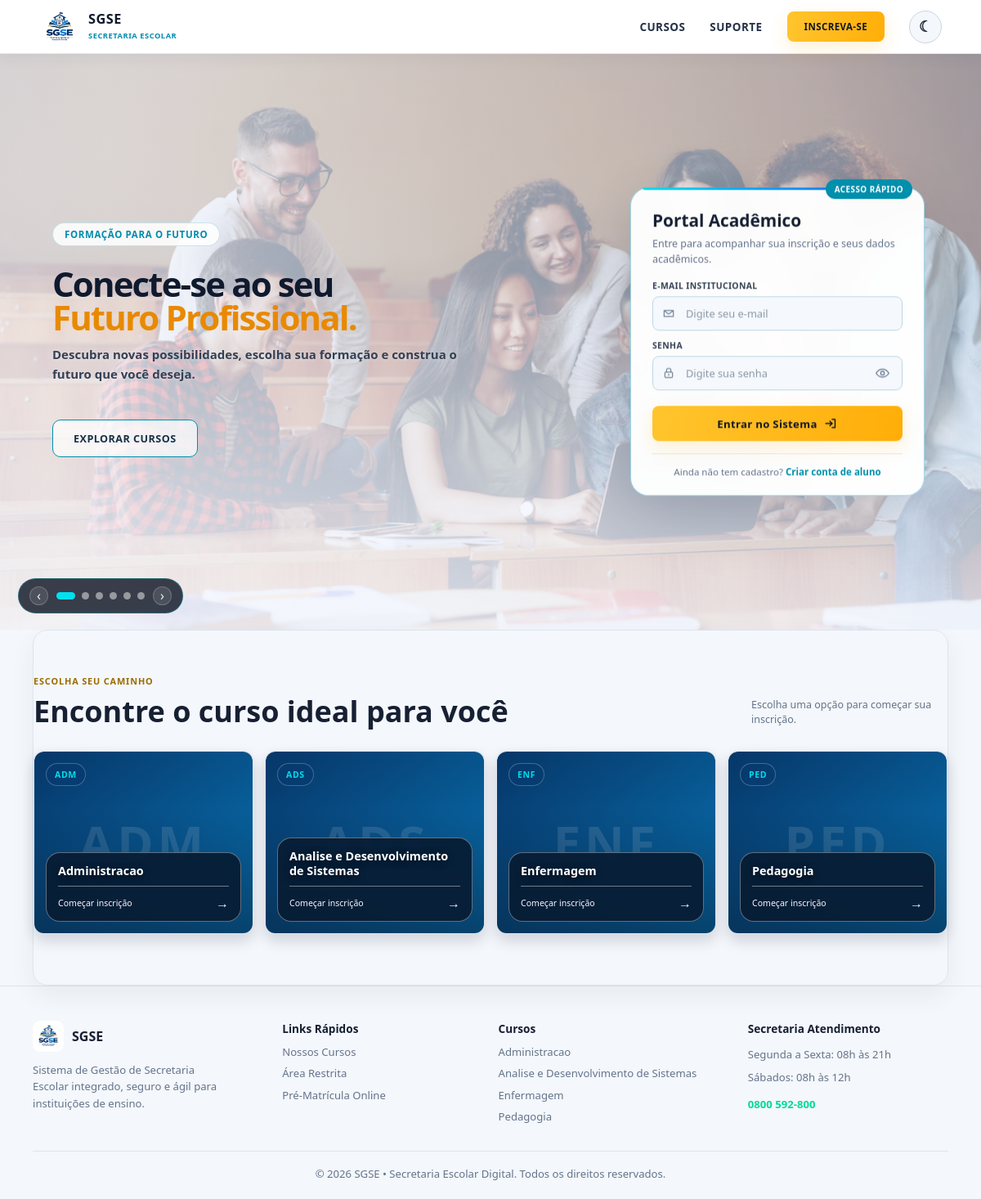
The page /view/login.php on the database its author committed.
### tables this page shows
CREATE TABLE cursos (
    id_curso INT AUTO_INCREMENT PRIMARY KEY,
    nome VARCHAR(100) NOT NULL,
    sigla VARCHAR(10) NOT NULL UNIQUE,
    imagem VARCHAR(255) NULL,
    status ENUM('Ativo', 'Inativo') DEFAULT 'Ativo',
    criado_em TIMESTAMP DEFAULT CURRENT_TIMESTAMP
);

### model/dao/Conexao.php (called while the page is built, shortened)
<?php
if (!class_exists('Conexao')) {
    class Conexao {
        private static $instance = null;
        public static function getConexao() {
            if (!isset(self::$instance)) {
                $host     = "localhost";
                $dbname   = "secretaria_db";
                $usuario  = "root";
                $senha    = "";
                try {
                    self::$instance = new PDO(
                        "mysql:host={$host};dbname={$dbname};charset=utf8mb4",
                        $usuario,
                        $senha
                    );
                    self::$instance->setAttribute(PDO::ATTR_ERRMODE, PDO::ERRMODE_EXCEPTION);
                    self::$instance->setAttribute(PDO::ATTR_DEFAULT_FETCH_MODE, PDO::FETCH_ASSOC);
                } catch (PDOException $e) {
                    die("Erro na conexão com o banco de dados: " . $e->getMessage());
                }
            }
            return self::$instance;
        }
    }
}

### model/dao/UsuarioDAO.php (called while the page is built, shortened)
<?php
require_once __DIR__ . '/Conexao.php';
class UsuarioDAO {
    public function listarCursosAtivos(): array {
        try {
            $stmt = Conexao::getConexao()->query(
                "SELECT id_curso, nome, sigla, imagem
                 FROM cursos
                 WHERE status = 'Ativo'
                 ORDER BY nome"
            );
            return $stmt->fetchAll(PDO::FETCH_ASSOC);
        } catch (PDOException $e) {
            error_log('Erro ao buscar cursos ativos: ' . $e->getMessage());
            throw new RuntimeException('Não foi possível carregar os cursos.', 0, $e);
        }
    }
}
?>

### view/login.php (the view, shortened to what this page needs)
<?php
require_once __DIR__.'/../model/dao/Conexao.php';
require_once __DIR__.'/../model/dao/UsuarioDAO.php';
$cursos = (new UsuarioDAO())->listarCursosAtivos();
$slidesBanner = [[
    'imagem' => '../assets/img/portal-banner.avif',
    'alt' => 'Profissionais trabalhando em um ambiente de tecnologia',
    'titulo' => 'Conecte-se ao seu',
    'destaque' => 'Futuro Profissional.',
    'texto' => 'Descubra novas possibilidades, escolha sua formação e construa o futuro que você deseja.',
    'rotulo' => 'FORMAÇÃO PARA O FUTURO'
]];
$hashesBanner = [hash_file('sha256', __DIR__ . '/../assets/img/portal-banner.avif')];
foreach ($cursos as $curso) {
    $imagemCurso = (string)($curso['imagem'] ?? '');
    if (!preg_match('#^uploads/cursos/[a-f0-9]{32}\.(jpg|png|webp)$#', $imagemCurso)
        || !is_file(__DIR__ . '/../' . $imagemCurso)) {
        continue;
    }
    $hashImagem = hash_file('sha256', __DIR__ . '/../' . $imagemCurso);
    $nomeCurso = (string)$curso['nome'];
    $hashesBanner[] = $hashImagem;
    $slidesBanner[] = [
        'imagem' => '../' . $imagemCurso,
        'alt' => 'Imagem do curso ' . $nomeCurso,
        'titulo' => 'Conecte-se ao seu',
        'destaque' => 'Futuro Profissional.',
        'texto' => 'Conheça ' . $nomeCurso . ' e dê o próximo passo na sua trajetória profissional.',
        'rotulo' => 'SEU FUTURO COMEÇA COM UMA ESCOLHA'
    ];
}
if (count($slidesBanner) < 3) {
    foreach (glob(__DIR__ . '/../uploads/cursos/*') ?: [] as $arquivoCurso) {
        if (count($slidesBanner) >= 4) {
            break;
        }
        $imagemCurso = str_replace(
            DIRECTORY_SEPARATOR,
            '/',
            substr($arquivoCurso, strlen(__DIR__ . '/../'))
        );
        $hashImagem = hash_file('sha256', $arquivoCurso);
        $hashesBanner[] = $hashImagem;
        $slidesBanner[] = [
            'imagem' => '../' . $imagemCurso,
            'alt' => 'Ambiente de aprendizagem e formação profissional',
            'titulo' => 'Conecte-se ao seu',
            'destaque' => 'Futuro Profissional.',
            'texto' => 'Conheça os cursos disponíveis e dê o próximo passo na sua trajetória profissional.',
            'rotulo' => 'SEU FUTURO COMEÇA COM UMA ESCOLHA'
        ];
    }
}
$imagensInstitucionais = [
    [
        'imagem' => '../assets/img/banner-formacao-1.jpg',
        'alt' => 'Imagem institucional de formação profissional'
    ],
    [
        'imagem' => '../assets/img/banner-formacao-2.jpg',
        'alt' => 'Imagem institucional de formação profissional',
        'focoSuperior' => true
    ],
    [
        'imagem' => '../assets/img/banner-formacao-3.webp',
        'alt' => 'Estudantes celebrando a formatura'
    ]
];
foreach ($imagensInstitucionais as $imagemInstitucional) {
    $caminhoImagem = __DIR__ . '/' . $imagemInstitucional['imagem'];
    $hashImagem = hash_file('sha256', $caminhoImagem);
    if ($hashImagem === false || in_array($hashImagem, $hashesBanner, true)) {
        continue;
    }
    $hashesBanner[] = $hashImagem;
    $slidesBanner[] = [
        'imagem' => $imagemInstitucional['imagem'],
        'alt' => $imagemInstitucional['alt'],
        'titulo' => 'Conecte-se ao seu',
        'destaque' => 'Futuro Profissional.',
        'texto' => 'Descubra novas possibilidades, escolha sua formação e construa o futuro que você deseja.',
        'rotulo' => 'FORMAÇÃO PARA O FUTURO',
        'focoSuperior' => $imagemInstitucional['focoSuperior'] ?? false
    ];
}
?>
<!DOCTYPE html>
<html lang="pt-br">
<head>
    <link rel="stylesheet" href="../assets/css/estilo_login.css?v=<?php echo filemtime(__DIR__.'/../assets/css/estilo_login.css'); ?>">
    <link rel="stylesheet" href="../assets/css/estilo_banner.css?v=<?php echo filemtime(__DIR__.'/../assets/css/estilo_banner.css'); ?>">
</head>
<body class="login-page">
    <header class="site-header">
        <a class="brand" href="login.php">
            <img class="brand-logo" src="../assets/img/sua_logo.png" alt="Logo SGSE - Sistema de Gestão de Secretaria Escolar">
            <span>SGSE<br><small>SECRETARIA ESCOLAR</small></span>
        </a>
        <nav class="site-nav" aria-label="Navegação principal">
            <a href="#cursos">CURSOS</a>
            <a href="#atendimento">SUPORTE</a>
            <a class="nav-cta" href="cadastrar_usuario.php">INSCREVA-SE</a>
            <button type="button" class="theme-toggle" data-alternar-tema aria-label="Alternar tema"></button>
        </nav>
    </header>
    <main class="login-layout">
        <section class="login-visual">
            <div class="login-banner" data-login-banner aria-label="Conheça as oportunidades da Escola Técnica de Ceilândia">
                <div class="banner-slides">
                    <?php foreach ($slidesBanner as $indice => $slide): ?>
                        <article class="banner-slide<?= $indice === 0 ? ' is-active' : '' ?>"
                                 data-banner-slide
                                 aria-hidden="<?= $indice === 0 ? 'false' : 'true' ?>">
                            <img class="<?= !empty($slide['focoSuperior']) ? 'banner-image-focus-top' : '' ?>"
                                 src="<?= htmlspecialchars($slide['imagem'], ENT_QUOTES, 'UTF-8') ?>"
                                 alt="<?= htmlspecialchars($slide['alt'], ENT_QUOTES, 'UTF-8') ?>"
                                 <?= $indice === 0 ? 'fetchpriority="high"' : 'loading="lazy"' ?>>
                            <div class="banner-shade"></div>
                            <div class="banner-content">
                                <span class="banner-kicker"><?= htmlspecialchars($slide['rotulo'], ENT_QUOTES, 'UTF-8') ?></span>
                                <h1><?= htmlspecialchars($slide['titulo'], ENT_QUOTES, 'UTF-8') ?><br><span class="banner-title-highlight"><?= htmlspecialchars($slide['destaque'], ENT_QUOTES, 'UTF-8') ?></span></h1>
                                <p><?= htmlspecialchars($slide['texto'], ENT_QUOTES, 'UTF-8') ?></p>
                                <div class="banner-actions">
                                    <a class="banner-cta banner-cta-secondary" href="#cursos">EXPLORAR CURSOS</a>
                                </div>
                            </div>
                        </article>
                    <?php endforeach; ?>
                </div>
                <?php if (count($slidesBanner) > 1): ?>
                    <div class="banner-controls" aria-label="Controles do banner">
                        <button type="button" class="banner-arrow" data-banner-previous aria-label="Imagem anterior">‹</button>
                        <div class="banner-dots">
                            <?php foreach ($slidesBanner as $indice => $slide): ?>
                                <button type="button"
                                        class="banner-dot<?= $indice === 0 ? ' is-active' : '' ?>"
                                        data-banner-go="<?= $indice ?>"
                                        aria-label="Mostrar imagem <?= $indice + 1 ?>"
                                        aria-current="<?= $indice === 0 ? 'true' : 'false' ?>"></button>
                            <?php endforeach; ?>
                        </div>
                        <button type="button" class="banner-arrow" data-banner-next aria-label="Próxima imagem">›</button>
                    </div>
                <?php endif; ?>
            </div>
        </section>
        <div class="login-container login-card" id="suporte">
            <div class="card-kicker">ACESSO RÁPIDO</div>
            <h2>Portal Acadêmico</h2>
            <p class="card-intro">Entre para acompanhar sua inscrição e seus dados acadêmicos.</p>
        <form action="../controller/UsuarioController.php?acao=autenticar" method="POST">
            <div class="input-group">
                <label for="email">E-MAIL INSTITUCIONAL</label>
                <div class="login-input-control">
                    <input type="email" id="email" name="email" required placeholder="Digite seu e-mail" autocomplete="username">
                </div>
            </div>
            <div class="input-group">
                <label for="senha">SENHA</label>
                <div class="password-field">
                    <input type="password" id="senha" name="senha" required placeholder="Digite sua senha" autocomplete="current-password">
                    <button type="button" class="password-toggle" data-toggle-password aria-label="Mostrar senha" aria-pressed="false">
                        <svg viewBox="0 0 24 24" aria-hidden="true"><path d="M2.2 12s3.4-6 9.8-6 9.8 6 9.8 6-3.4 6-9.8 6-9.8-6-9.8-6Z"></path><circle cx="12" cy="12" r="2.8"></circle><path class="eye-slash" d="m4 4 16 16"></path></svg>
                    </button>
                </div>
            </div>
            <div class="button-group">
                <button type="submit" class="btn btn-primary login-submit">
                    <span>Entrar no Sistema</span>
                    <svg viewBox="0 0 24 24" aria-hidden="true"><path d="M14 5h5v14h-5"></path><path d="M10 8l4 4-4 4"></path><path d="M14 12H3"></path></svg>
                </button>
            </div>
        </form>
            <p class="register-link">Ainda não tem cadastro? <a href="cadastrar_usuario.php">Criar conta de aluno</a></p>
        </div>
    </main>
    <section class="course-section" id="cursos" aria-labelledby="course-title">
        <div class="course-heading">
            <div>
                <p class="eyebrow">ESCOLHA SEU CAMINHO</p>
                <h2 id="course-title">Encontre o curso ideal para você</h2>
            </div>
            <p>Escolha uma opção para começar sua inscrição.</p>
        </div>
        <div class="course-grid">
            <?php foreach ($cursos as $curso) { ?>
                <a class="course-tile" href="cadastrar_usuario.php">
                    <?php if (!empty($curso['imagem'])) { ?>
                        <img class="course-photo"
                             src="../<?php echo htmlspecialchars($curso['imagem'], ENT_QUOTES, 'UTF-8'); ?>"
                             alt="Foto do curso <?php echo htmlspecialchars($curso['nome'], ENT_QUOTES, 'UTF-8'); ?>">
                    <?php } else { ?>
                        <span class="course-photo-placeholder" aria-hidden="true"><?php echo htmlspecialchars($curso['sigla'], ENT_QUOTES, 'UTF-8'); ?></span>
                    <?php } ?>
                    <span class="course-code"><?php echo htmlspecialchars($curso['sigla'], ENT_QUOTES, 'UTF-8'); ?></span>
                    <span class="course-tile-content">
                        <strong><?php echo htmlspecialchars($curso['nome'], ENT_QUOTES, 'UTF-8'); ?></strong>
                        <span class="course-action">Começar inscrição <span aria-hidden="true">→</span></span>
                    </span>
                </a>
            <?php } ?>
        </div>
    </section>
    <footer class="login-footer" aria-label="Informações e suporte">
        <div class="login-footer-main">
            <div class="footer-about">
                <a class="footer-brand" href="login.php" aria-label="SGSE - página inicial">
                    <img src="../assets/img/sua_logo.png" alt="">
                    <strong>SGSE</strong>
                </a>
                <p>Sistema de Gestão de Secretaria Escolar integrado, seguro e ágil para instituições de ensino.</p>
            </div>
            <nav class="footer-links" aria-label="Links rápidos">
                <h2>Links Rápidos</h2>
                <a href="#cursos">Nossos Cursos</a>
                <a href="#suporte">Área Restrita</a>
                <a href="cadastrar_usuario.php">Pré-Matrícula Online</a>
            </nav>
            <nav class="footer-courses" aria-label="Cursos">
                <h2>Cursos</h2>
                <?php foreach ($cursos as $curso): ?>
                    <a href="#cursos"><?= htmlspecialchars($curso['nome'], ENT_QUOTES, 'UTF-8') ?></a>
                <?php endforeach; ?>
            </nav>
            <div class="footer-support" id="atendimento">
                <h2>Secretaria Atendimento</h2>
                <p>Segunda a Sexta: 08h às 21h</p>
                <p>Sábados: 08h às 12h</p>
                <a class="footer-phone" href="tel:0800592800">0800 592-800</a>
            </div>
        </div>
        <div class="login-footer-bottom">
            © <?= date('Y') ?> SGSE • Secretaria Escolar Digital. Todos os direitos reservados.
        </div>
    </footer>
</body>
</html>

### rows shown on the page
cursos: sigla "ADM", nome "Administracao"
cursos: sigla "ADS", nome "Analise e Desenvolvimento de Sistemas"
cursos: sigla "ENF", nome "Enfermagem"
cursos: sigla "PED", nome "Pedagogia"

### other values the page prints
$slide['rotulo'] "FORMAÇÃO PARA O FUTURO"
$slide['titulo'] "Conecte-se ao seu"
$slide['destaque'] "Futuro Profissional."
$slide['texto'] "Descubra novas possibilidades, escolha sua formação e construa o futuro que você deseja."
